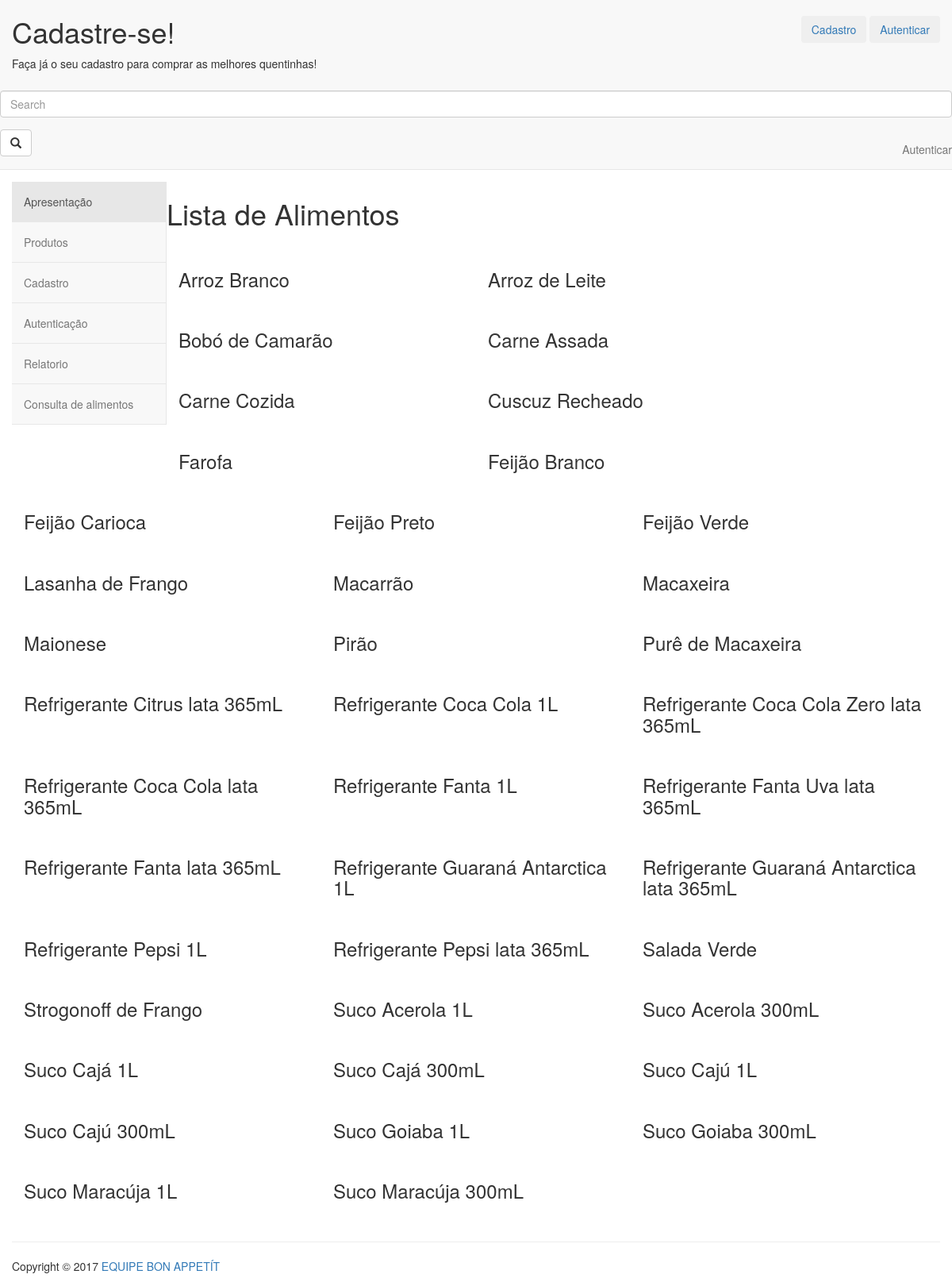
/produtos/, run on the app's committed database.
### core/models.py (models this page shows, shortened)
class Produto(models.Model):
	nome = models.CharField('Nome', max_length=50)
	descricao = models.CharField('Descrição do alimento', max_length=200)
	preco = models.CharField('Preço', max_length=10)
	id_tipoProduto = models.ForeignKey(Tipo_produto, on_delete=models.CASCADE)
	class Meta:
		verbose_name = 'Produto'
		verbose_name_plural = 'Produtos'
		ordering = ['nome']

### core/views.py (the view)
# urls.py: url(r'^produtos/$', views.produtos, name="produtos"),
def produtos(request):
	produtos = Produto.objects.all()
	context = {
		'produtos': produtos
	}
	return render(request, 'produtos.html', context)

### core/templates/produtos.html (shortened to what this page needs)
{% extends "base.html"%}
{% block conteudo %}
<h1 class="centered">Lista de Alimentos</h1><br/>
<div class="container">
<div class="row mt">
{% for produto in produtos %}
<div class="col-lg-4">
<h3><a href="#"> </a>{{produto.nome}}</h3>
<p><a href="#"> </a></p><br/>
</div>
{% endfor %}
</div>
</div>
{% endblock %}

### data on the page
Produto: nome "Arroz Branco"
Produto: nome "Arroz de Leite"
Produto: nome "Bobó de Camarão"
Produto: nome "Carne Assada"
Produto: nome "Carne Cozida"
Produto: nome "Cuscuz Recheado"
Produto: nome "Farofa"
Produto: nome "Feijão Branco"
Produto: nome "Feijão Carioca"
Produto: nome "Feijão Preto"
Produto: nome "Feijão Verde"
Produto: nome "Lasanha de Frango"
Produto: nome "Macarrão"
Produto: nome "Macaxeira"
Produto: nome "Maionese"
Produto: nome "Pirão"
Produto: nome "Purê de Macaxeira"
Produto: nome "Refrigerante Citrus lata 365mL"
Produto: nome "Refrigerante Coca Cola 1L"
Produto: nome "Refrigerante Coca Cola Zero lata 365mL"
Produto: nome "Refrigerante Coca Cola lata 365mL"
Produto: nome "Refrigerante Fanta 1L"
Produto: nome "Refrigerante Fanta Uva lata 365mL"
Produto: nome "Refrigerante Fanta lata 365mL"
Produto: nome "Refrigerante Guaraná Antarctica 1L"
Produto: nome "Refrigerante Guaraná Antarctica lata 365mL"
Produto: nome "Refrigerante Pepsi 1L"
Produto: nome "Refrigerante Pepsi lata 365mL"
Produto: nome "Salada Verde"
Produto: nome "Strogonoff de Frango"
Produto: nome "Suco Acerola 1L"
Produto: nome "Suco Acerola 300mL"
Produto: nome "Suco Cajá 1L"
Produto: nome "Suco Cajá 300mL"
Produto: nome "Suco Cajú 1L"
Produto: nome "Suco Cajú 300mL"
Produto: nome "Suco Goiaba 1L"
Produto: nome "Suco Goiaba 300mL"
Produto: nome "Suco Maracúja 1L"
Produto: nome "Suco Maracúja 300mL"
